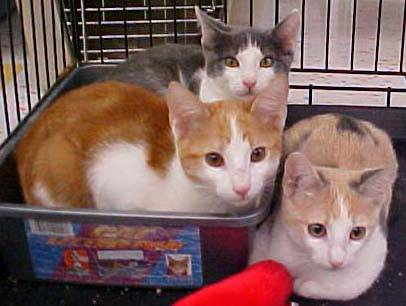
#> input picture keras_2_example_classifier/data/test1/cats/cat.126.jpg, 406 x 306 px
$ python canny3.py ../keras_2_example_classifier/data/test1/cats/cat.126.jpg
#> lines starting #> are read from the running program, lines starting #| are printed output that depends on the picture; after the words box and inside, x2 and y2 are one past the last pixel; in counts of white or black regions, pixels touching at a corner belong together
import cv2
import sys
import numpy as np
from matplotlib import pyplot as plt

frame = sys.argv[1]

img = cv2.imread(frame, 0)
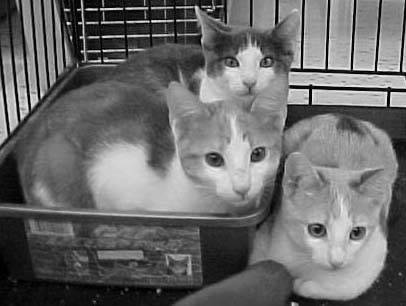
#> img: shape (306, 406); min 0, max 252, mean 106.7

edges = cv2.Canny(img,100,200)
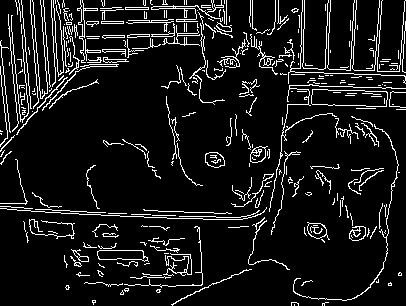
#> edges: shape (306, 406); 9.3% white in thin lines or dots

plt.subplot(121),plt.imshow(img,cmap = 'gray')
plt.title('Original Image'), plt.xticks([]), plt.yticks([])
plt.subplot(122),plt.imshow(edges,cmap = 'gray')
plt.title('Edge Image'), plt.xticks([]), plt.yticks([])

plt.show()
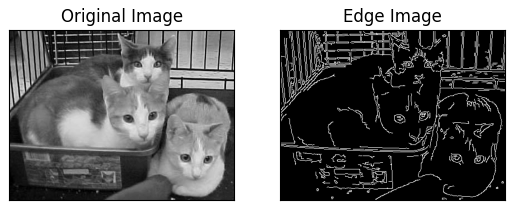
#> figure drawn by matplotlib, 2 panels

$ run again, on keras_2_example_classifier/data/test1/cats/cat.142.jpg
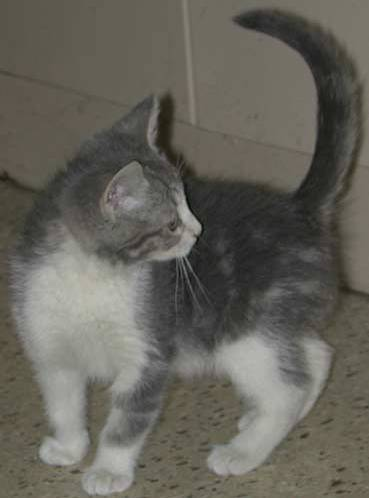
#> input picture keras_2_example_classifier/data/test1/cats/cat.142.jpg, 369 x 498 px
#> `edges = cv2.Canny(img,100,200)`:
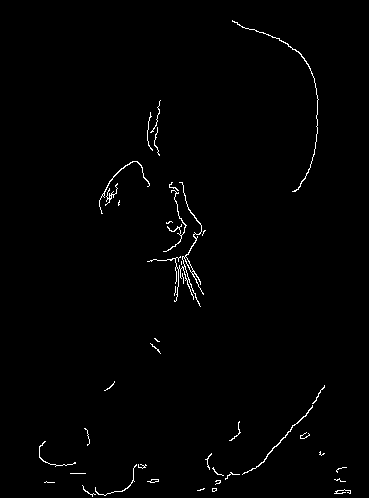
#> edges: shape (498, 369); 1% white in thin lines or dots, all inside (x1, y1, x2, y2) = (39, 20, 351, 497)
#> `plt.show()`:
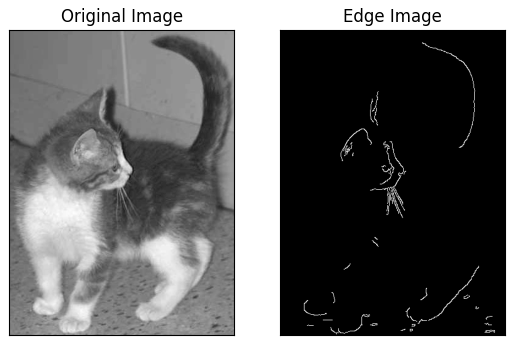
#> figure drawn by matplotlib, 2 panels

$ run again, on keras_2_example_classifier/data/test1/cats/cat.178.jpg
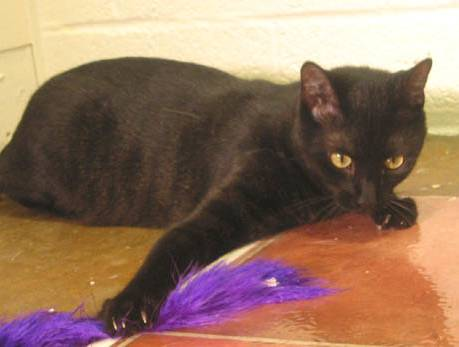
#> input picture keras_2_example_classifier/data/test1/cats/cat.178.jpg, 459 x 347 px
#> `edges = cv2.Canny(img,100,200)`:
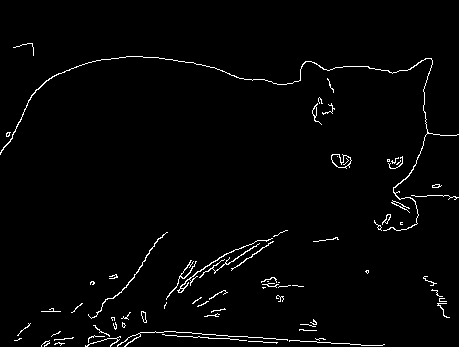
#> edges: shape (347, 459); 2% white in thin lines or dots, all inside (x1, y1, x2, y2) = (0, 43, 459, 347)
#> `plt.show()`:
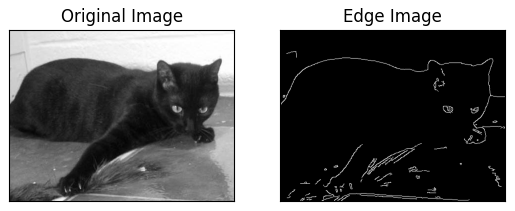
#> figure drawn by matplotlib, 2 panels

$ run again, on keras_2_example_classifier/data/test1/cats/cat.190.jpg
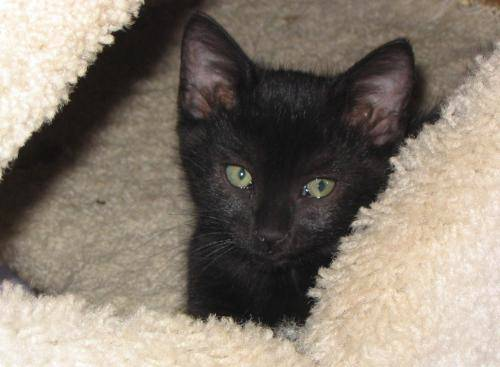
#> input picture keras_2_example_classifier/data/test1/cats/cat.190.jpg, 500 x 367 px
#> `edges = cv2.Canny(img,100,200)`:
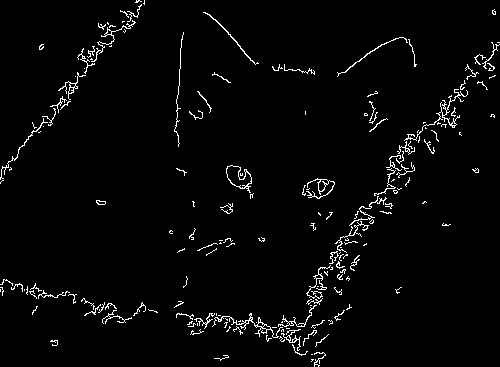
#> edges: shape (367, 500); 2.7% white in thin lines or dots
#> `plt.show()`:
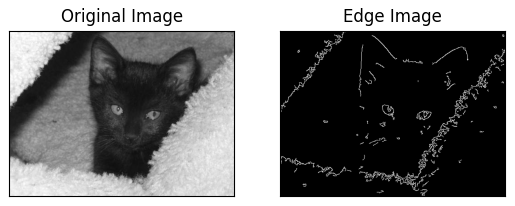
#> figure drawn by matplotlib, 2 panels
